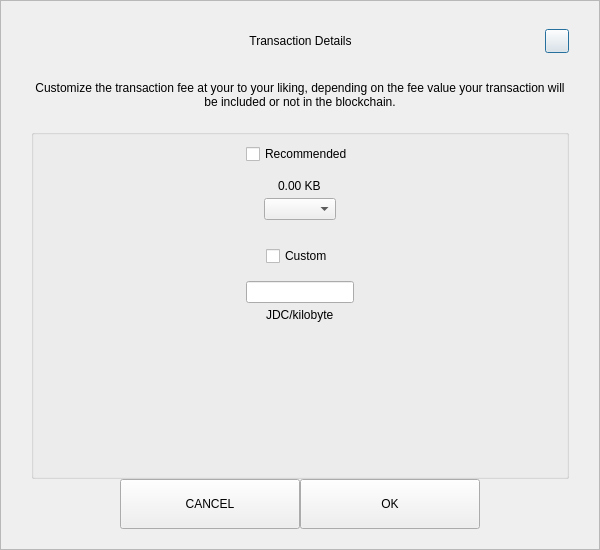
<?xml version="1.0" encoding="UTF-8"?>
<ui version="4.0">
 <class>SendCustomFeeDialog</class>
 <widget class="QDialog" name="SendCustomFeeDialog">
  <property name="geometry">
   <rect>
    <x>0</x>
    <y>0</y>
    <width>600</width>
    <height>550</height>
   </rect>
  </property>
  <property name="windowTitle">
   <string>Form</string>
  </property>
  <layout class="QVBoxLayout" name="verticalLayout_3">
   <property name="spacing">
    <number>0</number>
   </property>
   <property name="leftMargin">
    <number>0</number>
   </property>
   <property name="topMargin">
    <number>0</number>
   </property>
   <property name="rightMargin">
    <number>0</number>
   </property>
   <property name="bottomMargin">
    <number>0</number>
   </property>
   <item>
    <widget class="QFrame" name="frame">
     <property name="styleSheet">
      <string notr="true"/>
     </property>
     <property name="frameShape">
      <enum>QFrame::StyledPanel</enum>
     </property>
     <property name="frameShadow">
      <enum>QFrame::Raised</enum>
     </property>
     <layout class="QVBoxLayout" name="verticalLayout_2">
      <property name="spacing">
       <number>0</number>
      </property>
      <property name="leftMargin">
       <number>30</number>
      </property>
      <property name="topMargin">
       <number>20</number>
      </property>
      <property name="rightMargin">
       <number>30</number>
      </property>
      <property name="bottomMargin">
       <number>20</number>
      </property>
      <item>
       <layout class="QHBoxLayout" name="horizontalLayout_3">
        <property name="spacing">
         <number>0</number>
        </property>
        <item>
         <spacer name="horizontalSpacer_21">
          <property name="orientation">
           <enum>Qt::Horizontal</enum>
          </property>
          <property name="sizeHint" stdset="0">
           <size>
            <width>40</width>
            <height>20</height>
           </size>
          </property>
         </spacer>
        </item>
        <item>
         <widget class="QLabel" name="labelTitle">
          <property name="minimumSize">
           <size>
            <width>0</width>
            <height>40</height>
           </size>
          </property>
          <property name="maximumSize">
           <size>
            <width>16777215</width>
            <height>40</height>
           </size>
          </property>
          <property name="styleSheet">
           <string notr="true">padding-left:24px;</string>
          </property>
          <property name="text">
           <string>Transaction Details</string>
          </property>
          <property name="alignment">
           <set>Qt::AlignCenter</set>
          </property>
          <property name="margin">
           <number>7</number>
          </property>
         </widget>
        </item>
        <item>
         <spacer name="horizontalSpacer">
          <property name="orientation">
           <enum>Qt::Horizontal</enum>
          </property>
          <property name="sizeHint" stdset="0">
           <size>
            <width>40</width>
            <height>20</height>
           </size>
          </property>
         </spacer>
        </item>
        <item>
         <widget class="QPushButton" name="btnEsc">
          <property name="minimumSize">
           <size>
            <width>24</width>
            <height>24</height>
           </size>
          </property>
          <property name="maximumSize">
           <size>
            <width>24</width>
            <height>24</height>
           </size>
          </property>
          <property name="text">
           <string/>
          </property>
         </widget>
        </item>
       </layout>
      </item>
      <item>
       <spacer name="verticalSpacer_2">
        <property name="orientation">
         <enum>Qt::Vertical</enum>
        </property>
        <property name="sizeType">
         <enum>QSizePolicy::Fixed</enum>
        </property>
        <property name="sizeHint" stdset="0">
         <size>
          <width>20</width>
          <height>20</height>
         </size>
        </property>
       </spacer>
      </item>
      <item>
       <widget class="QLabel" name="labelMessage">
        <property name="text">
         <string>Customize the transaction fee at your to your liking, depending on the fee value your transaction will be included or not in the blockchain.</string>
        </property>
        <property name="alignment">
         <set>Qt::AlignCenter</set>
        </property>
        <property name="wordWrap">
         <bool>true</bool>
        </property>
       </widget>
      </item>
      <item>
       <spacer name="verticalSpacer_3">
        <property name="orientation">
         <enum>Qt::Vertical</enum>
        </property>
        <property name="sizeType">
         <enum>QSizePolicy::Fixed</enum>
        </property>
        <property name="sizeHint" stdset="0">
         <size>
          <width>20</width>
          <height>20</height>
         </size>
        </property>
       </spacer>
      </item>
      <item>
       <widget class="QGroupBox" name="groupBox">
        <property name="title">
         <string/>
        </property>
        <layout class="QVBoxLayout" name="verticalLayout">
         <property name="leftMargin">
          <number>12</number>
         </property>
         <property name="rightMargin">
          <number>12</number>
         </property>
         <item>
          <layout class="QVBoxLayout" name="verticalLayout_4">
           <property name="spacing">
            <number>5</number>
           </property>
           <item alignment="Qt::AlignHCenter">
            <widget class="QCheckBox" name="checkBoxRecommended">
             <property name="text">
              <string>Recommended</string>
             </property>
            </widget>
           </item>
           <item>
            <spacer name="verticalSpacer_5">
             <property name="orientation">
              <enum>Qt::Vertical</enum>
             </property>
             <property name="sizeType">
              <enum>QSizePolicy::Fixed</enum>
             </property>
             <property name="sizeHint" stdset="0">
              <size>
               <width>20</width>
               <height>10</height>
              </size>
             </property>
            </spacer>
           </item>
           <item alignment="Qt::AlignHCenter">
            <widget class="QLabel" name="labelFee">
             <property name="text">
              <string>0.00 KB</string>
             </property>
            </widget>
           </item>
           <item alignment="Qt::AlignHCenter">
            <widget class="QComboBox" name="comboBoxRecommended"/>
           </item>
          </layout>
         </item>
         <item>
          <spacer name="verticalSpacer">
           <property name="orientation">
            <enum>Qt::Vertical</enum>
           </property>
           <property name="sizeType">
            <enum>QSizePolicy::Fixed</enum>
           </property>
           <property name="sizeHint" stdset="0">
            <size>
             <width>20</width>
             <height>20</height>
            </size>
           </property>
          </spacer>
         </item>
         <item>
          <layout class="QVBoxLayout" name="verticalLayout_5">
           <property name="spacing">
            <number>5</number>
           </property>
           <item alignment="Qt::AlignHCenter">
            <widget class="QCheckBox" name="checkBoxCustom">
             <property name="text">
              <string>Custom</string>
             </property>
            </widget>
           </item>
           <item>
            <spacer name="verticalSpacer_6">
             <property name="orientation">
              <enum>Qt::Vertical</enum>
             </property>
             <property name="sizeType">
              <enum>QSizePolicy::Fixed</enum>
             </property>
             <property name="sizeHint" stdset="0">
              <size>
               <width>20</width>
               <height>10</height>
              </size>
             </property>
            </spacer>
           </item>
           <item alignment="Qt::AlignHCenter">
            <widget class="QLineEdit" name="lineEditCustomFee"/>
           </item>
           <item alignment="Qt::AlignHCenter">
            <widget class="QLabel" name="labelCustomFee">
             <property name="text">
              <string>JDC/kilobyte</string>
             </property>
            </widget>
           </item>
          </layout>
         </item>
         <item>
          <spacer name="verticalSpacer_4">
           <property name="orientation">
            <enum>Qt::Vertical</enum>
           </property>
           <property name="sizeHint" stdset="0">
            <size>
             <width>20</width>
             <height>40</height>
            </size>
           </property>
          </spacer>
         </item>
        </layout>
       </widget>
      </item>
      <item>
       <layout class="QHBoxLayout" name="horizontalLayout" stretch="1,2,2,1">
        <item>
         <spacer name="horizontalSpacer1">
          <property name="orientation">
           <enum>Qt::Horizontal</enum>
          </property>
          <property name="sizeHint" stdset="0">
           <size>
            <width>40</width>
            <height>20</height>
           </size>
          </property>
         </spacer>
        </item>
        <item>
         <widget class="QPushButton" name="btnCancel">
          <property name="minimumSize">
           <size>
            <width>180</width>
            <height>50</height>
           </size>
          </property>
          <property name="focusPolicy">
           <enum>Qt::NoFocus</enum>
          </property>
          <property name="text">
           <string>CANCEL</string>
          </property>
         </widget>
        </item>
        <item>
         <widget class="QPushButton" name="btnSave">
          <property name="minimumSize">
           <size>
            <width>180</width>
            <height>50</height>
           </size>
          </property>
          <property name="focusPolicy">
           <enum>Qt::NoFocus</enum>
          </property>
          <property name="text">
           <string>OK</string>
          </property>
         </widget>
        </item>
        <item>
         <spacer name="horizontalSpacer_2">
          <property name="orientation">
           <enum>Qt::Horizontal</enum>
          </property>
          <property name="sizeHint" stdset="0">
           <size>
            <width>40</width>
            <height>20</height>
           </size>
          </property>
         </spacer>
        </item>
       </layout>
      </item>
     </layout>
    </widget>
   </item>
  </layout>
 </widget>
 <resources/>
 <connections/>
</ui>
